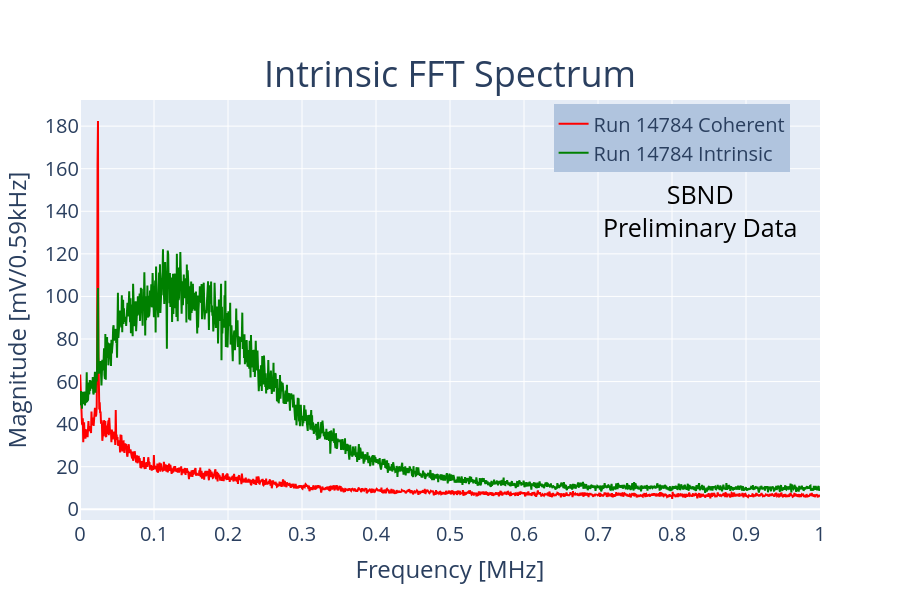

This figure's notebook cell:
### Code cell
freq = list(range(len(FFTs_list_int['100'])-1))
freq = (np.add(freq,.5))*2/3415
color = ['red','green','blue']
run_number='14784'
C = np.median(FFTs_list_int['0'][1500:1708])
print(C)
fig = make_subplots(rows=1,cols =1,subplot_titles = ('Intrinsic FFT Spectrum',))
fig.add_trace(go.Scatter(x=freq,y =FFTs_list_coh['3094'][1:1708],marker_color = color[0],opacity = 2/(1+1),name = f'Run {run_number} Coherent'),row = 1, col = 1)
fig.add_trace(go.Scatter(x=freq,y = FFTs_list_int['3094'][1:1708],marker_color = color[1],opacity = 2/(1+1),name = f'Run {run_number} Intrinsic'),row = 1, col = 1)

fig.update_xaxes(title_text = "Frequency [MHz]",row = 1, col = 1)
fig.update_yaxes(title_text = "Magnitude [mV/0.59kHz]",row = 1, col = 1)
fig.update_layout(xaxis = dict(tickmode = 'linear',dtick = .1,range= [0,1]))
fig.update_layout(height = 600, width = 900,showlegend = True)
fig.update_annotations(font_size=36)
fig
fig.update_layout(font = dict(size=20),legend=dict(
    yanchor="top",
    y=0.99,
    xanchor="left",
    x=0.64,
    bgcolor="LightSteelBlue",
        bordercolor="Black",
))

fig.add_annotation(dict(font = dict(size = 25,color="Black",)),xshift= 250,yshift=100,text = f"SBND<br>Preliminary Data",showarrow = False)
fig.write_image(f'/Users/danielcarber/Documents/SBND/Noise_Analysis/Plots/SBND_TPC_FFT.png')
fig.write_image(f'/Users/danielcarber/Documents/SBND/Noise_Analysis/Plots/SBND_TPC_FFT.pdf')
fig.show()

### Figure 1 — Plotly figure (JSON) as saved in the notebook; plotly's stock layout.template omitted (floating-point values rounded to 4 significant figures; data arrays with more than 128 entries replaced by an {"elided": "..."} marker saying what was removed)
{"data": [{"marker": {"color": "red"}, "name": "Run 14784 Coherent", "opacity": 1, "type": "scatter", "x": {"elided": "1708 float values"}, "xaxis": "x", "y": {"elided": "1707 float values"}, "yaxis": "y"}, {"marker": {"color": "green"}, "name": "Run 14784 Intrinsic", "opacity": 1, "type": "scatter", "x": {"elided": "1708 float values"}, "xaxis": "x", "y": {"elided": "1707 float values"}, "yaxis": "y"}], "layout": {"annotations": [{"font": {"size": 36}, "showarrow": false, "text": "Intrinsic FFT Spectrum", "x": 0.5, "xanchor": "center", "xref": "paper", "y": 1, "yanchor": "bottom", "yref": "paper"}, {"font": {"color": "Black", "size": 25}, "showarrow": false, "text": "SBND<br>Preliminary Data", "xshift": 250, "yshift": 100}], "font": {"size": 20}, "height": 600, "legend": {"bgcolor": "LightSteelBlue", "bordercolor": "Black", "x": 0.64, "xanchor": "left", "y": 0.99, "yanchor": "top"}, "showlegend": true, "width": 900, "xaxis": {"anchor": "y", "domain": [0, 1], "dtick": 0.1, "range": [0, 1], "tickmode": "linear", "title": {"text": "Frequency [MHz]"}}, "yaxis": {"anchor": "x", "domain": [0, 1], "title": {"text": "Magnitude [mV/0.59kHz]"}}}}
